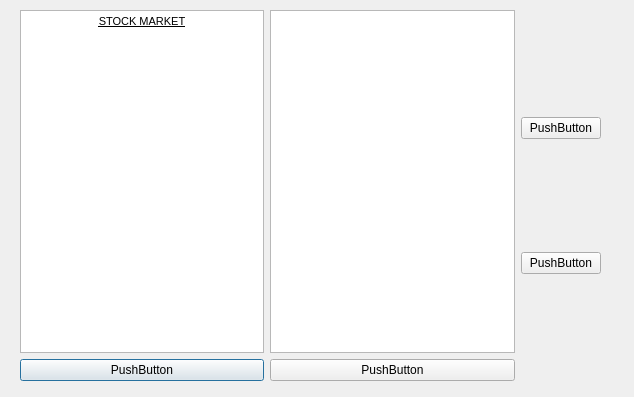
<?xml version="1.0" encoding="UTF-8"?>
<ui version="4.0">
 <class>Dialog</class>
 <widget class="QDialog" name="Dialog">
  <property name="geometry">
   <rect>
    <x>0</x>
    <y>0</y>
    <width>634</width>
    <height>397</height>
   </rect>
  </property>
  <property name="windowTitle">
   <string>Dialog</string>
  </property>
  <widget class="QWidget" name="horizontalLayoutWidget">
   <property name="geometry">
    <rect>
     <x>20</x>
     <y>10</y>
     <width>581</width>
     <height>371</height>
    </rect>
   </property>
   <layout class="QHBoxLayout" name="horizontalLayout">
    <item>
     <layout class="QVBoxLayout" name="verticalLayout">
      <item>
       <widget class="QTextBrowser" name="textBrowser_2">
        <property name="html">
         <string>&lt;!DOCTYPE HTML PUBLIC &quot;-//W3C//DTD HTML 4.0//EN&quot; &quot;http://www.w3.org/TR/REC-html40/strict.dtd&quot;&gt;
&lt;html&gt;&lt;head&gt;&lt;meta name=&quot;qrichtext&quot; content=&quot;1&quot; /&gt;&lt;style type=&quot;text/css&quot;&gt;
p, li { white-space: pre-wrap; }
&lt;/style&gt;&lt;/head&gt;&lt;body style=&quot; font-family:'MS Shell Dlg 2'; font-size:8pt; font-weight:400; font-style:normal;&quot;&gt;
&lt;p align=&quot;center&quot; style=&quot; margin-top:0px; margin-bottom:0px; margin-left:0px; margin-right:0px; -qt-block-indent:0; text-indent:0px;&quot;&gt;&lt;span style=&quot; text-decoration: underline;&quot;&gt;STOCK MARKET&lt;/span&gt;&lt;/p&gt;&lt;/body&gt;&lt;/html&gt;</string>
        </property>
       </widget>
      </item>
      <item>
       <widget class="QPushButton" name="pushButton_3">
        <property name="text">
         <string>PushButton</string>
        </property>
       </widget>
      </item>
     </layout>
    </item>
    <item>
     <layout class="QVBoxLayout" name="verticalLayout_2">
      <item>
       <widget class="QTextBrowser" name="textBrowser"/>
      </item>
      <item>
       <widget class="QPushButton" name="pushButton">
        <property name="text">
         <string>PushButton</string>
        </property>
       </widget>
      </item>
     </layout>
    </item>
    <item>
     <layout class="QVBoxLayout" name="verticalLayout_3">
      <item>
       <widget class="QPushButton" name="pushButton_6">
        <property name="text">
         <string>PushButton</string>
        </property>
       </widget>
      </item>
      <item>
       <widget class="QPushButton" name="pushButton_5">
        <property name="text">
         <string>PushButton</string>
        </property>
       </widget>
      </item>
     </layout>
    </item>
   </layout>
  </widget>
 </widget>
 <resources/>
 <connections/>
</ui>
